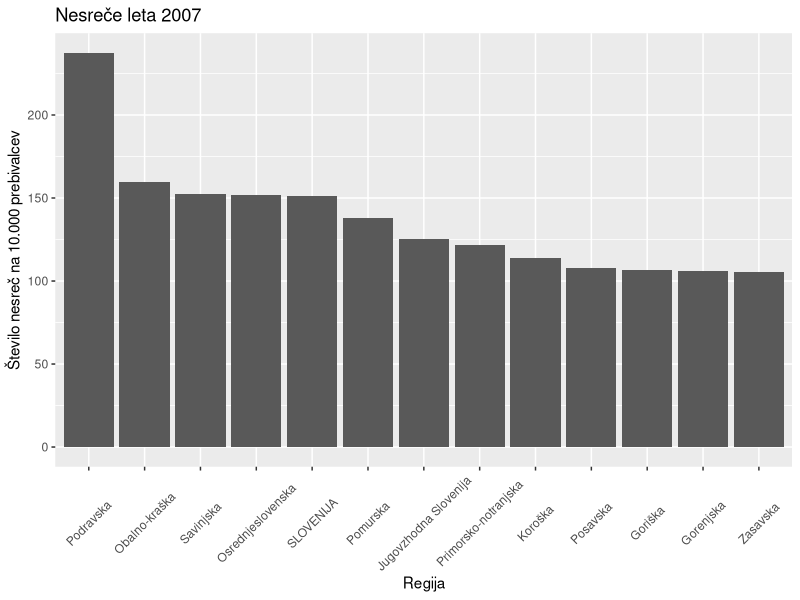
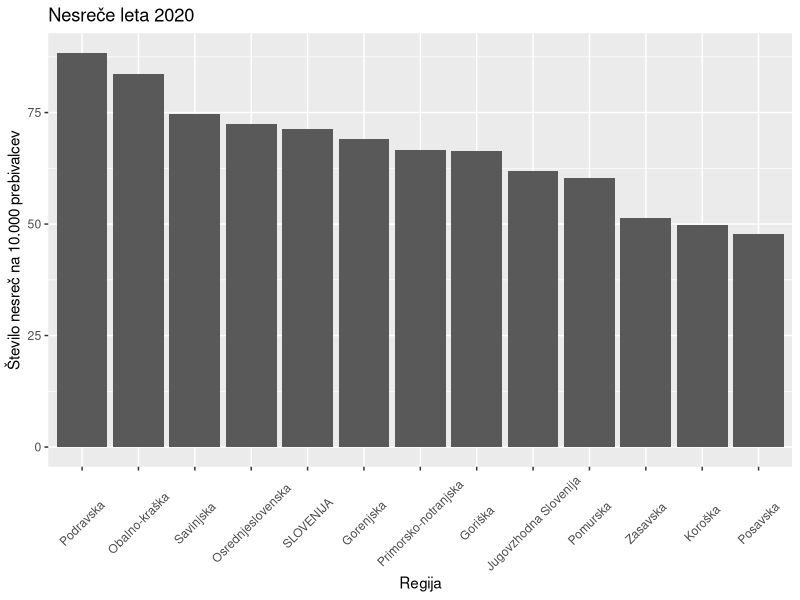
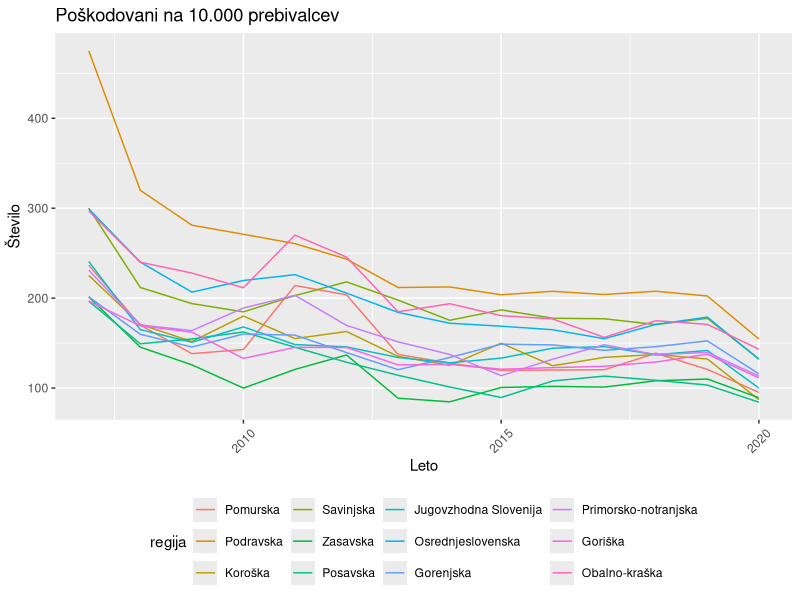
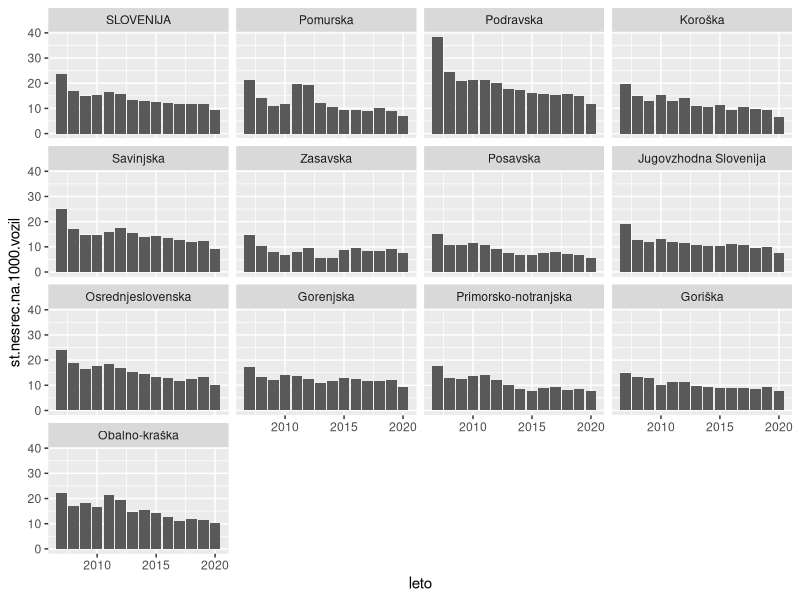
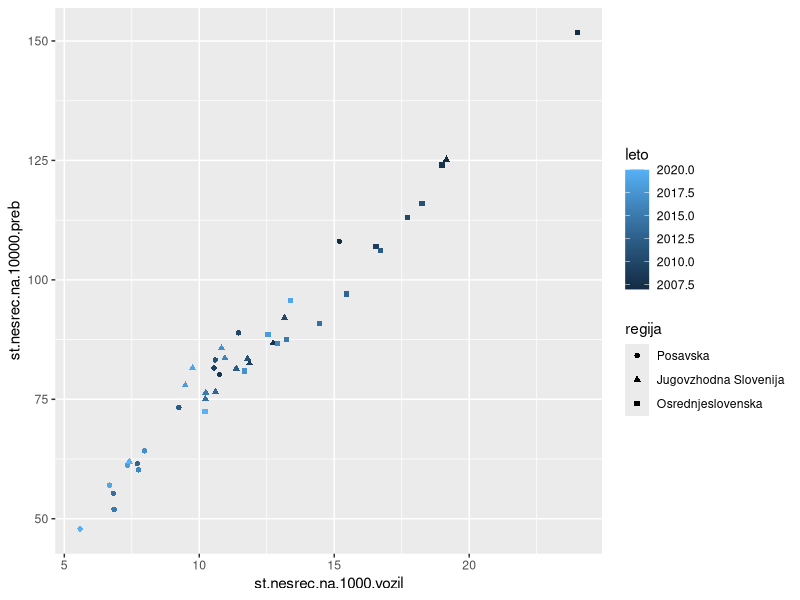
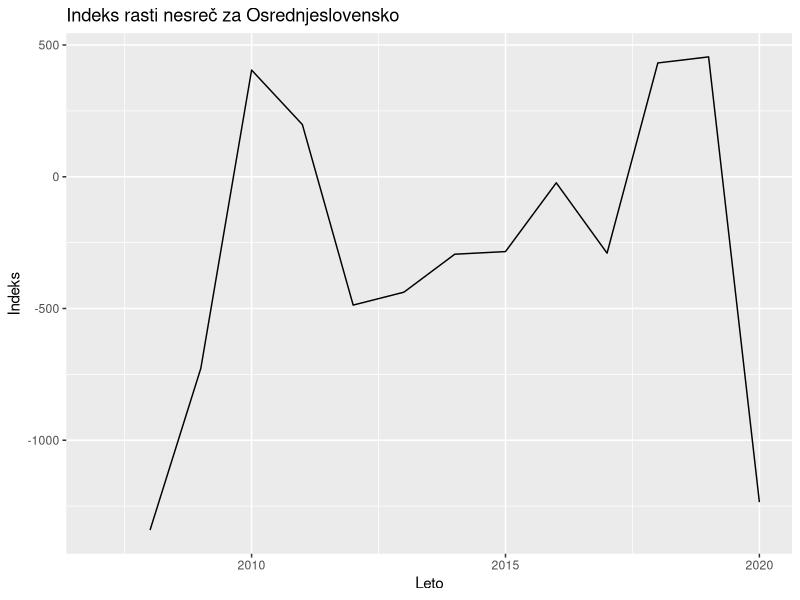

Source code (R) for these figures, in order:
# 3. faza: Vizualizacija podatkov

library(tidyverse)
library(ggplot2)

tabela = read_csv(
  "tabela.csv",
  locale = locale(encoding = "Windows-1250"),
  col_types = cols(
    .default = col_guess(),
    regija = col_factor()
  )
) %>% select(-1)

################################################################################
# Dodajanje novih spremenljivk
#-------------------------------------------------------------------------------

tabela1 <- tabela %>% mutate(st.poskodovanih.na.10000.preb = stevilo.poskodovanih / prebivalci * 10000, 
                             st.nesrec.na.10000.preb = stevilo.nesrec / prebivalci * 10000, 
                             st.nesrec.na.1000.vozil = stevilo.nesrec / stevilo.vozil * 1000)

tabela1 <- tabela1 %>%
  group_by(regija) %>%
  mutate(
    indeks.rasti.nesrec = stevilo.nesrec - lag(stevilo.nesrec), 
    indeks.rasti.poskodovanih = stevilo.poskodovanih - lag(stevilo.poskodovanih)
  )

################################################################################
# Analiza prvega in zadnjega opazovanega leta; število nesreč

prvo.leto <- min(tabela1$leto)
zadnje.leto <- max(tabela$leto)

tabela1.graf1 <- tabela1 %>% filter(leto == prvo.leto)
tabela1.graf2 <- tabela1 %>% filter(leto == zadnje.leto)
#-------------------------------------------------------------------------------

# Graf števila nesreč na 10.000 prebivalcev v letu 2007

ggplot(tabela1.graf1, mapping = aes(x = reorder(regija, -st.nesrec.na.10000.preb), y = st.nesrec.na.10000.preb)) +
  geom_bar(stat = "identity") + 
  xlab("Regija") + ylab("Število nesreč na 10.000 prebivalcev") +
  ggtitle("Nesreče leta 2007") + 
  theme(axis.text.x = element_text(angle = 45, vjust = 0.5))
#-------------------------------------------------------------------------------

# Graf števila nesreč na 10.000 prebivalcev v letu 2020

ggplot(tabela1.graf2, mapping = aes(x = reorder(regija, -st.nesrec.na.10000.preb), y = st.nesrec.na.10000.preb)) +
  geom_bar(stat = "identity") + 
  xlab("Regija") + ylab("Število nesreč na 10.000 prebivalcev") +
  ggtitle("Nesreče leta 2020") + 
  theme(axis.text.x = element_text(angle = 45, vjust = 0.5))
#-------------------------------------------------------------------------------

# Graf poškodovanih po letih, ločeno po regijah (brez Slovenije)

tabela1 %>% filter(regija != "SLOVENIJA") %>%
  ggplot(
    mapping = aes(x = leto, y = st.poskodovanih.na.10000.preb, color = regija)
  ) +
  geom_line() +
  theme(
    axis.text.x = element_text(angle = 45, vjust = 0.5),
    legend.position = "bottom"
  ) + 
  xlab("Leto") + ylab("Število") + 
  ggtitle("Poškodovani na 10.000 prebivalcev")
#-------------------------------------------------------------------------------

# Grafi po regijah za število nesreč na 1.000 vozil

ggplot(tabela1) + 
  aes(x = leto, y = st.nesrec.na.1000.vozil) + 
  geom_col() + 
  facet_wrap(. ~ regija)

# Graf nesrec na vozilo v odvisnosti od nesrec na prebivalca, za regiji mojega doma in regijo fakultete

ggplot(tabela1 %>% filter(regija %in% c("Osrednjeslovenska", "Jugovzhodna Slovenija", "Posavska"))) + 
  aes(x = st.nesrec.na.1000.vozil, y = st.nesrec.na.10000.preb, color = leto, shape = regija) + 
  geom_point()

ggplot(tabela1 %>% filter(regija == "Osrednjeslovenska") %>% select(leto, indeks.rasti.nesrec)) + 
  aes(x = leto, y = indeks.rasti.nesrec) + 
  geom_line() + 
  xlab("Leto") + ylab("Indeks") + 
  ggtitle("Indeks rasti nesreč za Osrednjeslovensko")
  
  
  
  
  
  
  
  
  
  
  
  
  
  
  
  
  
  